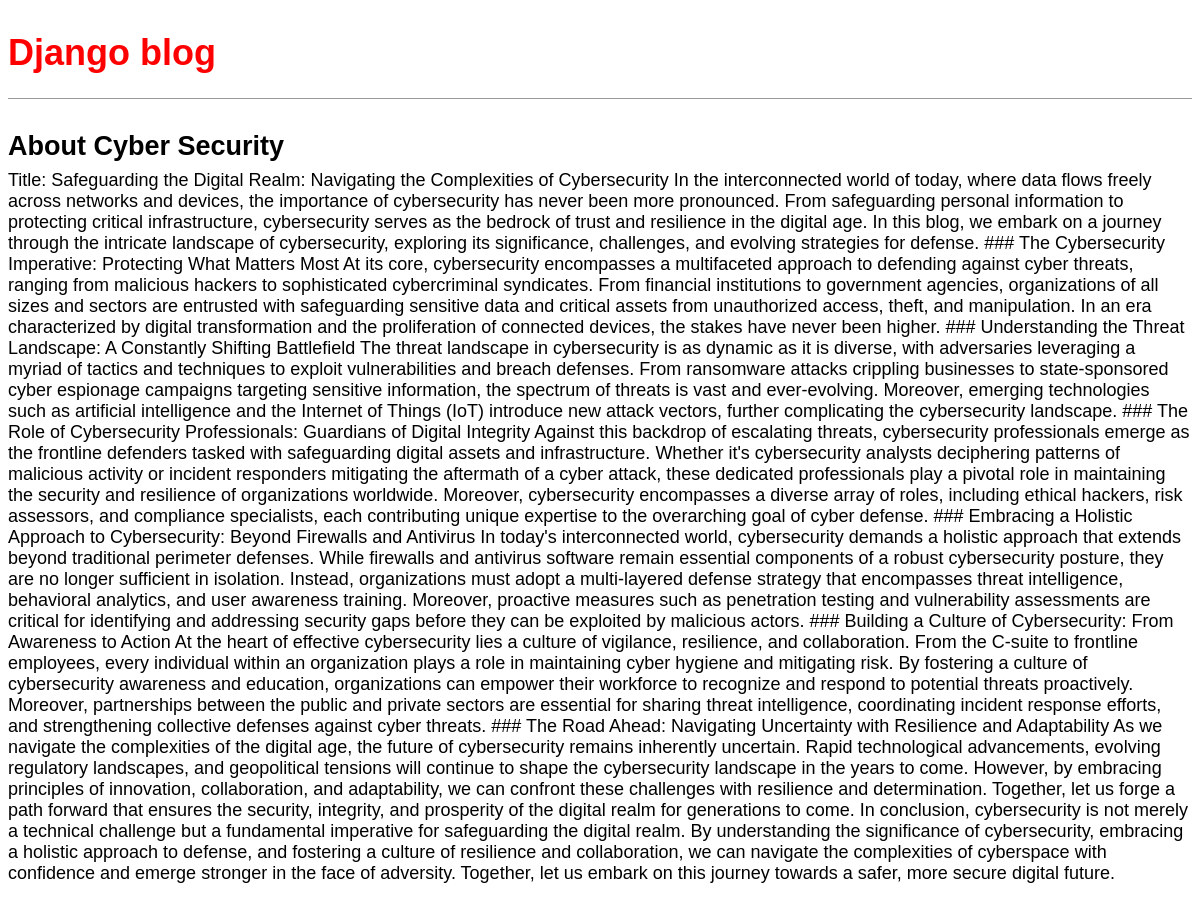
The app's page /post/1/ with its own data.
### blog/models.py (models this page shows, shortened)
class Post(models.Model):
 title = models.CharField(max_length=200)
 author = models.ForeignKey(
     "auth.User",
     on_delete=models.CASCADE,
     ) # new
 body = models.TextField()

### blog/views.py (the view)
# urls.py: path("post/<int:pk>/", BlogDetailView.as_view(), name="post_detail"),
class BlogDetailView(DetailView): # new
    model = Post
    template_name = "post_details.html"

### templates/post_details.html
{% extends "base.html" %}
{% block content %}
<div class="post-entry">
    <h2>{{ object.title }}</h2>
    <p>{{ object.body }}</p>
</div>
{% endblock content %}

### static/css/base.css (style rules this page uses)
body { font-family: 'Source Sans Pro', sans-serif; font-size: 18px; }
.post-entry { margin-bottom: 2rem; }
.post-entry h2 { margin: 0.5rem 0; }
.post-entry p { margin: 0; font-weight: 400; }

### records on screen
Post: title "About Cyber Security", body "Title: Safeguarding the Digital Realm: Navigating the Complexities of Cybersecurity In the interconnected world of today, where data flows freely across networks and devices, the importance of cybersecurity has never been more pronounced. From safeguarding personal information to protecting critical infrastructure, cybersecurity serves as the bedrock of trust and resilience in the digital age. In this blog, we embark on a journey through the intricate landscape of cybersecurity, exploring its significance, challenges, and evolving strategies for defense. ### The Cybersecurity Imperative: Protecting What Matters Most At its core, cybersecurity encompasses a multifaceted approach to defending…"
